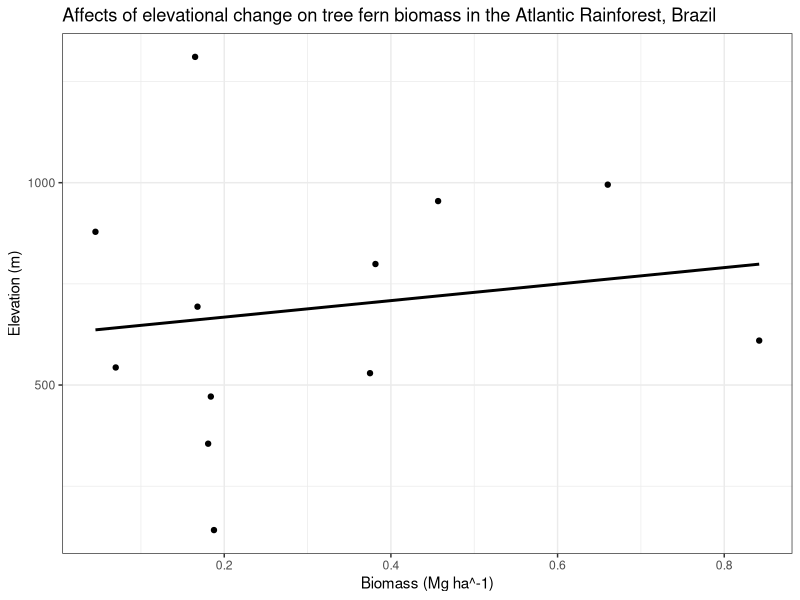
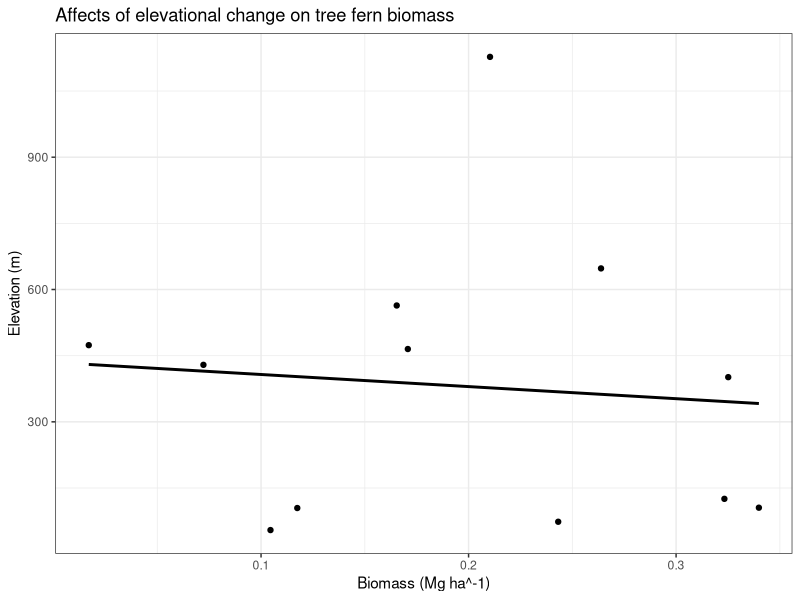

Source code (R) for these figures, in order:
## ---- chunk 1
tf_data=data.frame(
  plot=rep(1:12, times=1),
  elevation= 0,
  biomass=0) 

print(tf_data)
## ---- chunk 2
tf_data[1:12, "elevation"] = abs(rnorm(n= nrow(tf_data), mean = 462.33 , sd = 425.74)) 

print(tf_data)
## ---- chunk 3
tf_data[1:12, "biomass"] = abs(rnorm(n= nrow(tf_data), mean = 0.22 , sd = 0.27))  

print(tf_data)
## ---- chunk 4
library(ggplot2)

# model
tf_regModel <- lm(biomass~elevation,data=tf_data)
print(tf_regModel) 

# summary of model 
summary(tf_regModel)

# plot the data
ggplot(tf_data) + 
  geom_point(aes(x = biomass, y = elevation)) + 
  geom_smooth(aes(x = biomass, y = elevation),
              se = FALSE, 
              col = "black",
              method = lm) +
  theme_bw()+ 
  ggtitle("Affects of elevational change on tree fern biomass in the Atlantic Rainforest, Brazil") + 
  ylab("Elevation (m)") + 
  xlab("Biomass (Mg ha^-1)")
## ---- chunk 5
tf_data[1:12, "elevation"] = abs(rnorm(n= nrow(tf_data), mean = 462.33 , sd = 425.74)) 

tf_data[1:12, "biomass"] = abs(rnorm(n= nrow(tf_data), mean = 0.22 , sd = 0.27))  

# model
tf_regModel <- lm(biomass~elevation,data=tf_data)
print(tf_regModel) 

# summary of model 
summary(tf_regModel)

# plot the data
ggplot(tf_data) + 
  geom_point(aes(x = biomass, y = elevation)) + 
  geom_smooth(aes(x = biomass, y = elevation),
              se = FALSE, 
              col = "black",
              method = lm) +
  theme_bw()+ 
  ggtitle("Affects of elevational change on tree fern biomass") + 
  ylab("Elevation (m)") + 
  xlab("Biomass (Mg ha^-1)")
## ---- chunk 6
# Means 50% reduced
tf_data2=data.frame(
  plot=rep(1:12, times=1),
  elevation= 0,
  biomass=0) 

tf_data2[1:12, "elevation"] = abs(rnorm(n= nrow(tf_data2), mean = 231.165 , sd = 425.74)) 

tf_data2[1:12, "biomass"] = abs(rnorm(n= nrow(tf_data2), mean = 0.11 , sd = 0.27))  

tf_regModel2 <- lm(biomass~elevation,data=tf_data2)
print(tf_regModel2)
summary(tf_regModel2)

# Means 90% reduced 
tf_data3=data.frame(
  plot=rep(1:12, times=1),
  elevation= 0,
  biomass=0) 

tf_data3[1:12, "elevation"] = abs(rnorm(n= nrow(tf_data3), mean = 46.233, sd = 425.74)) 

tf_data3[1:12, "biomass"] = abs(rnorm(n= nrow(tf_data3), mean = 0.022, sd = 0.27))  

tf_regModel3 <- lm(biomass~elevation,data=tf_data3)
print(tf_regModel3)
summary(tf_regModel3)

## ---- chunk 7
# sample size 50% reduced 
tf_data4=data.frame(
  plot=rep(1:6, times=1),
  elevation= 0,
  biomass=0) 

tf_data4[1:6, "elevation"] = abs(rnorm(n= nrow(tf_data4), mean = 462.33, sd = 425.74)) 

tf_data4[1:6, "biomass"] = abs(rnorm(n= nrow(tf_data4), mean = 0.22, sd = 0.27))  

tf_regModel4 <- lm(biomass~elevation,data=tf_data4)
print(tf_regModel4)
summary(tf_regModel4)

# sample size 10 fold increase
tf_data5=data.frame(
  plot=rep(1:120, times=1),
  elevation= 0,
  biomass=0) 

tf_data5[1:120, "elevation"] = abs(rnorm(n= nrow(tf_data5), mean = 462.33, sd = 425.74)) 

tf_data5[1:120, "biomass"] = abs(rnorm(n= nrow(tf_data5), mean = 0.22, sd = 0.27))  

tf_regModel5 <- lm(biomass~elevation,data=tf_data5)
print(tf_regModel5)
summary(tf_regModel5)
